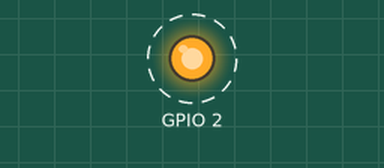
This sketch was run on a simulated ESP32. On the bench: output pins drawn as LEDs (lit = HIGH). Dashed ring = blinking. What the sketch prints to the serial monitor is not drawn.

Above: at 0.5 s.
Timing chart, 0 to 4.6 s (numbered marks = the images above):
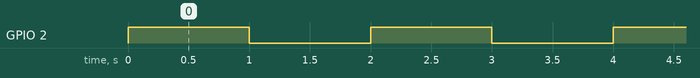

The sketch:

esp32_led_blink.ino
```cpp
#include <Arduino.h>
#include "driver/gpio.h"


#define LED1_IO 2
#define LED1_IO_PIN (1ULL<<2)

uint8_t led_mutex  = 0;
uint8_t led_status = 0;
void setup() {

  Serial.begin(115200);
  printf("\n-----init gpio_driver------\n");

  gpio_config_t led_conf;
  led_conf.pin_bit_mask = LED1_IO_PIN;             /* GPIO設置腳位      */
  led_conf.mode         = GPIO_MODE_OUTPUT;        /* GPIO為輸出模式    */
  led_conf.intr_type    = GPIO_INTR_DISABLE;       /* GPIO中斷模式 關閉 */
  led_conf.pull_down_en = GPIO_PULLDOWN_DISABLE;   /* GPIO下拉電阻 關閉 */
  led_conf.pull_up_en   = GPIO_PULLUP_DISABLE;     /* GPIO上拉電阻 關閉 */

  if(gpio_config(&led_conf) == ESP_OK){           /*  gpio_config(const gpio_config_t *pGPIOConfig) */
    printf("ESP32_GPIO_INIT_OK\n");
    led_mutex = 0x01;
  }
  else{
    printf("ESP32_GPIO_INIT_FAIL\n");
  }


}

void loop() {

  if(led_mutex){
    gpio_set_level((gpio_num_t)LED1_IO, (led_status ^= 0x01));
    vTaskDelay(1000 / portTICK_PERIOD_MS);
  }


}
```

Measured:
- by itself, GPIO 2: alternates HIGH for 1.0 s and LOW for 1.0 s
